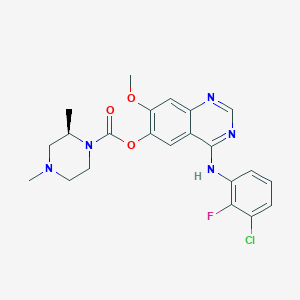
#> input picture drug.png, 300 x 300 px
$ python drug_pics.py
#> lines starting #> are read from the running program, lines starting #| are printed output that depends on the picture; after the words box and inside, x2 and y2 are one past the last pixel; in counts of white or black regions, pixels touching at a corner belong together
import pubchempy as pcp
from PIL import Image
import numpy as np

pcp.download('PNG', 'drug.png', 10096043, 'cid', overwrite=True)
#> (this line was passed over: pubchempy is not available in this run)
img = Image.open('drug.png').convert('L')
img.save('./greyscale.png')
pixels = np.array(img)
pixels[pixels == 245] = 255
pixels[pixels < 245] = 0
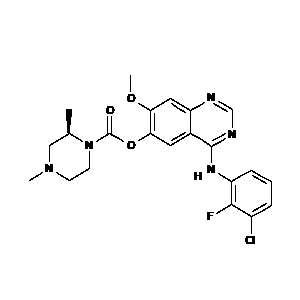
#> pixels: shape (300, 300); 98% white; black in thin lines or dots, all inside (x1, y1, x2, y2) = (29, 75, 272, 244)
pixels = pixels.flatten()
